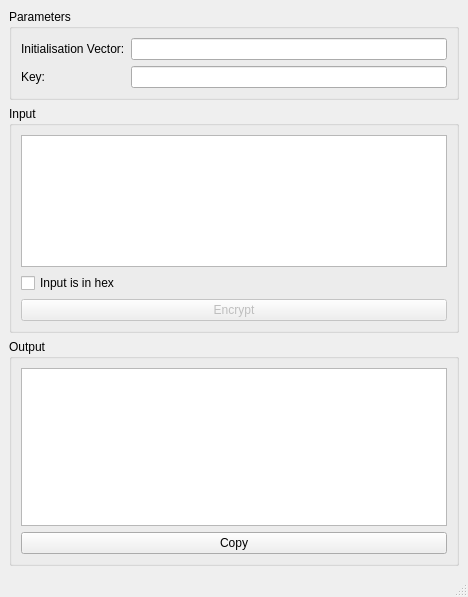
<?xml version="1.0" encoding="UTF-8"?>
<ui version="4.0">
 <class>MainWindow</class>
 <widget class="QMainWindow" name="MainWindow">
  <property name="geometry">
   <rect>
    <x>0</x>
    <y>0</y>
    <width>468</width>
    <height>597</height>
   </rect>
  </property>
  <property name="windowTitle">
   <string>MainWindow</string>
  </property>
  <widget class="QWidget" name="centralwidget">
   <layout class="QVBoxLayout" name="verticalLayout" stretch="0,1,1">
    <item>
     <widget class="QGroupBox" name="paramsGroup">
      <property name="title">
       <string>Parameters</string>
      </property>
      <layout class="QFormLayout" name="formLayout">
       <item row="0" column="0">
        <widget class="QLabel" name="label">
         <property name="text">
          <string>Initialisation Vector:</string>
         </property>
        </widget>
       </item>
       <item row="0" column="1">
        <widget class="QLineEdit" name="inputIV"/>
       </item>
       <item row="1" column="0">
        <widget class="QLabel" name="label_2">
         <property name="text">
          <string>Key:</string>
         </property>
        </widget>
       </item>
       <item row="1" column="1">
        <widget class="QLineEdit" name="inputKey"/>
       </item>
      </layout>
     </widget>
    </item>
    <item>
     <widget class="QGroupBox" name="inputGroup">
      <property name="title">
       <string>Input</string>
      </property>
      <layout class="QVBoxLayout" name="verticalLayout_2">
       <item>
        <widget class="QPlainTextEdit" name="inputPlainText"/>
       </item>
       <item>
        <widget class="QCheckBox" name="cbHex">
         <property name="text">
          <string>Input is in hex</string>
         </property>
        </widget>
       </item>
       <item>
        <widget class="QPushButton" name="encryptButton">
         <property name="enabled">
          <bool>false</bool>
         </property>
         <property name="text">
          <string>Encrypt</string>
         </property>
        </widget>
       </item>
      </layout>
     </widget>
    </item>
    <item>
     <widget class="QGroupBox" name="outputGroup">
      <property name="title">
       <string>Output</string>
      </property>
      <layout class="QVBoxLayout" name="verticalLayout_3">
       <item>
        <widget class="QPlainTextEdit" name="outputCiphertext">
         <property name="readOnly">
          <bool>true</bool>
         </property>
        </widget>
       </item>
       <item>
        <widget class="QPushButton" name="copyButton">
         <property name="text">
          <string>Copy</string>
         </property>
        </widget>
       </item>
      </layout>
     </widget>
    </item>
   </layout>
  </widget>
  <widget class="QMenuBar" name="menubar">
   <property name="geometry">
    <rect>
     <x>0</x>
     <y>0</y>
     <width>468</width>
     <height>21</height>
    </rect>
   </property>
  </widget>
  <widget class="QStatusBar" name="statusbar"/>
 </widget>
 <resources/>
 <connections>
  <connection>
   <sender>inputIV</sender>
   <signal>textChanged(QString)</signal>
   <receiver>MainWindow</receiver>
   <slot>updateControlState()</slot>
   <hints>
    <hint type="sourcelabel">
     <x>285</x>
     <y>69</y>
    </hint>
    <hint type="destinationlabel">
     <x>233</x>
     <y>298</y>
    </hint>
   </hints>
  </connection>
  <connection>
   <sender>inputKey</sender>
   <signal>textChanged(QString)</signal>
   <receiver>MainWindow</receiver>
   <slot>updateControlState()</slot>
   <hints>
    <hint type="sourcelabel">
     <x>285</x>
     <y>97</y>
    </hint>
    <hint type="destinationlabel">
     <x>233</x>
     <y>298</y>
    </hint>
   </hints>
  </connection>
  <connection>
   <sender>inputPlainText</sender>
   <signal>textChanged()</signal>
   <receiver>MainWindow</receiver>
   <slot>updateControlState()</slot>
   <hints>
    <hint type="sourcelabel">
     <x>233</x>
     <y>228</y>
    </hint>
    <hint type="destinationlabel">
     <x>233</x>
     <y>298</y>
    </hint>
   </hints>
  </connection>
  <connection>
   <sender>encryptButton</sender>
   <signal>clicked()</signal>
   <receiver>MainWindow</receiver>
   <slot>encrypt()</slot>
   <hints>
    <hint type="sourcelabel">
     <x>126</x>
     <y>319</y>
    </hint>
    <hint type="destinationlabel">
     <x>233</x>
     <y>298</y>
    </hint>
   </hints>
  </connection>
  <connection>
   <sender>copyButton</sender>
   <signal>clicked()</signal>
   <receiver>MainWindow</receiver>
   <slot>copyToClipboard()</slot>
   <hints>
    <hint type="sourcelabel">
     <x>233</x>
     <y>543</y>
    </hint>
    <hint type="destinationlabel">
     <x>233</x>
     <y>298</y>
    </hint>
   </hints>
  </connection>
  <connection>
   <sender>cbHex</sender>
   <signal>clicked(bool)</signal>
   <receiver>MainWindow</receiver>
   <slot>setHexMode(bool)</slot>
   <hints>
    <hint type="sourcelabel">
     <x>233</x>
     <y>293</y>
    </hint>
    <hint type="destinationlabel">
     <x>233</x>
     <y>298</y>
    </hint>
   </hints>
  </connection>
 </connections>
 <slots>
  <slot>updateControlState()</slot>
  <slot>encrypt()</slot>
  <slot>copyToClipboard()</slot>
  <slot>slot1()</slot>
  <slot>setHexMode(bool)</slot>
 </slots>
</ui>
